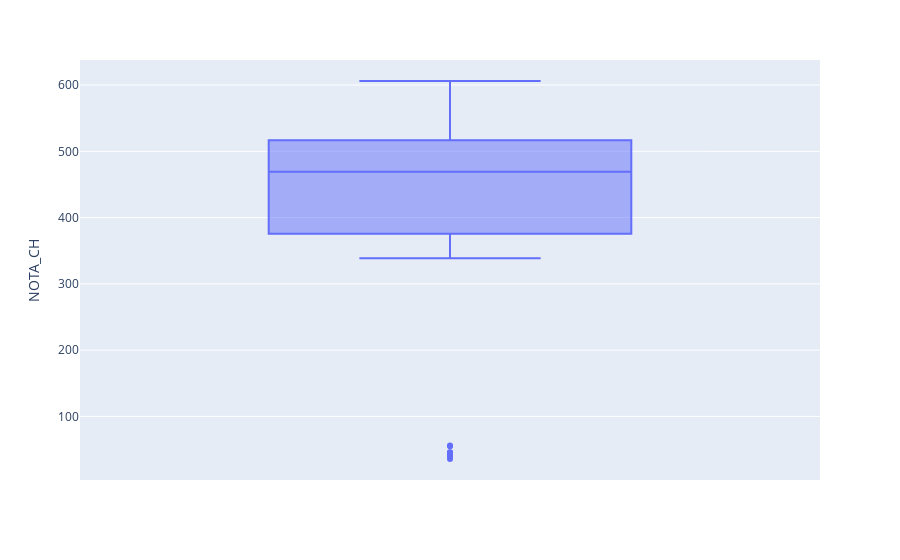

Notebook cell for this chart:
### Code cell
grafico = px.box(notas_colegiox, y="NOTA_CH")
grafico.show()

### Figure 1 — Plotly figure (JSON) as saved in the notebook; plotly's stock layout.template omitted (floating-point values rounded to 4 significant figures)
{"data": [{"alignmentgroup": "True", "hovertemplate": "NOTA_CH=%{y}<extra></extra>", "legendgroup": "", "marker": {"color": "#636efa"}, "name": "", "notched": false, "offsetgroup": "", "orientation": "v", "showlegend": false, "type": "box", "x0": " ", "xaxis": "x", "y": [447.2, 534.5, 436.4, 606.1, 553.7, 458.5, 528.7, 528.8, 501.5, 488.4, 494.7, 39.8, 558.1, 362.9, 408.8, 390.4, 558.9, 358.7, 458.5, 45.9, 519.9, 45.4, 458.2, 564.8, 456.2, 498.6, 41.1, 56.1, 469.2, 338.8, 379.7, 491.5, 55, 515.5, 481.6, 35.7, 550.6, 438.7, 480.9, 504.2, 506.1], "y0": " ", "yaxis": "y"}], "layout": {"boxmode": "group", "legend": {"tracegroupgap": 0}, "margin": {"t": 60}, "xaxis": {"anchor": "y", "domain": [0, 1]}, "yaxis": {"anchor": "x", "domain": [0, 1], "title": {"text": "NOTA_CH"}}}}
